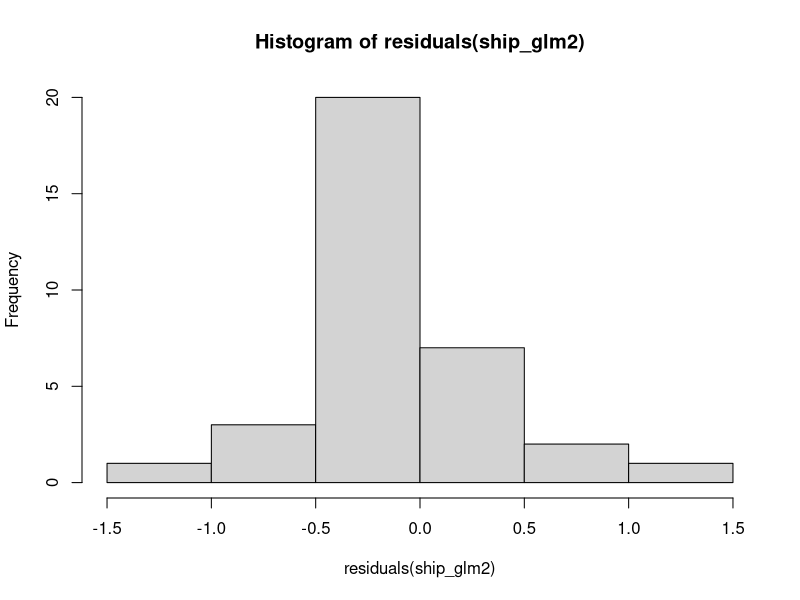
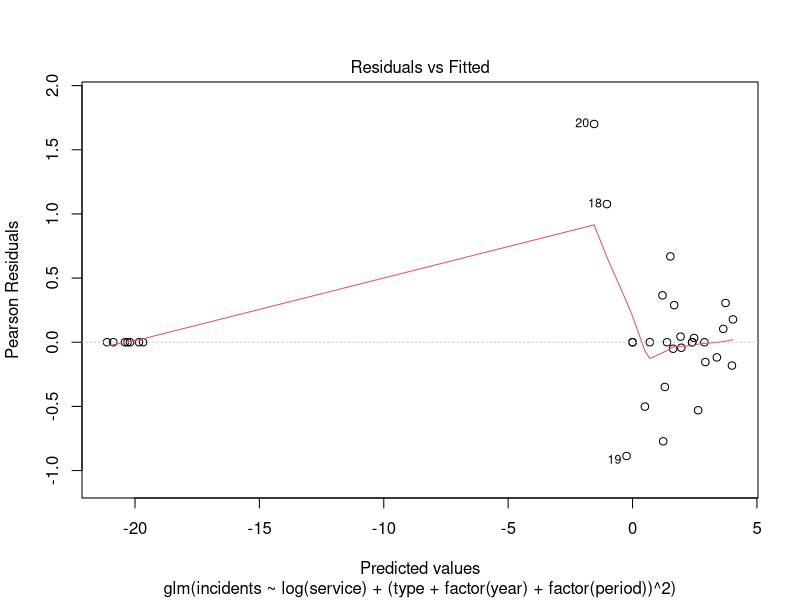
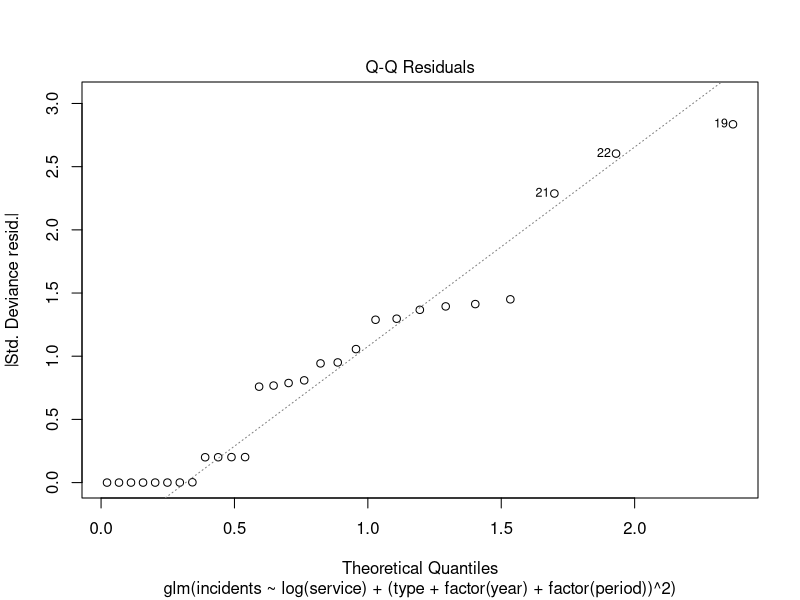
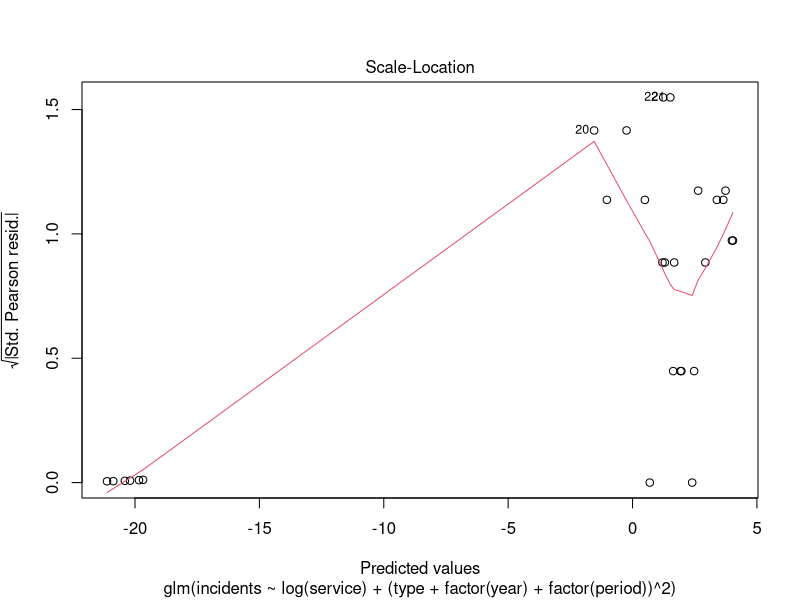
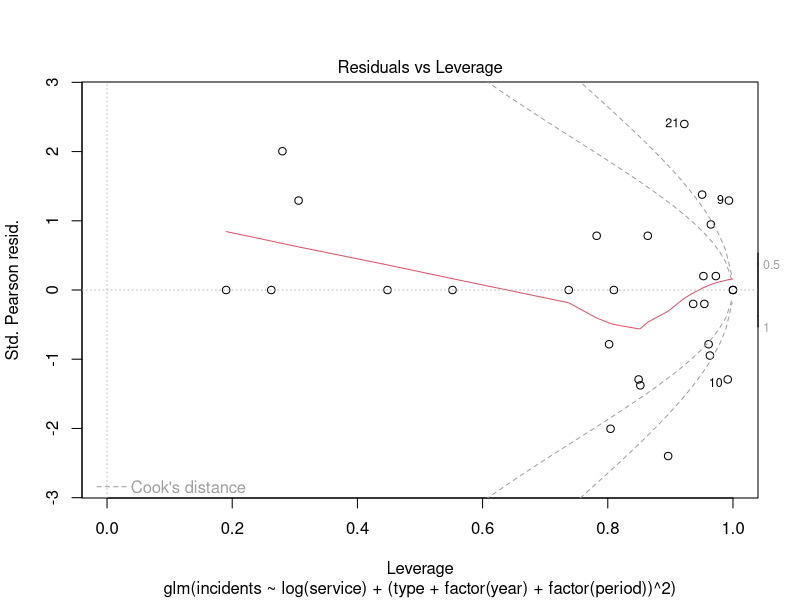
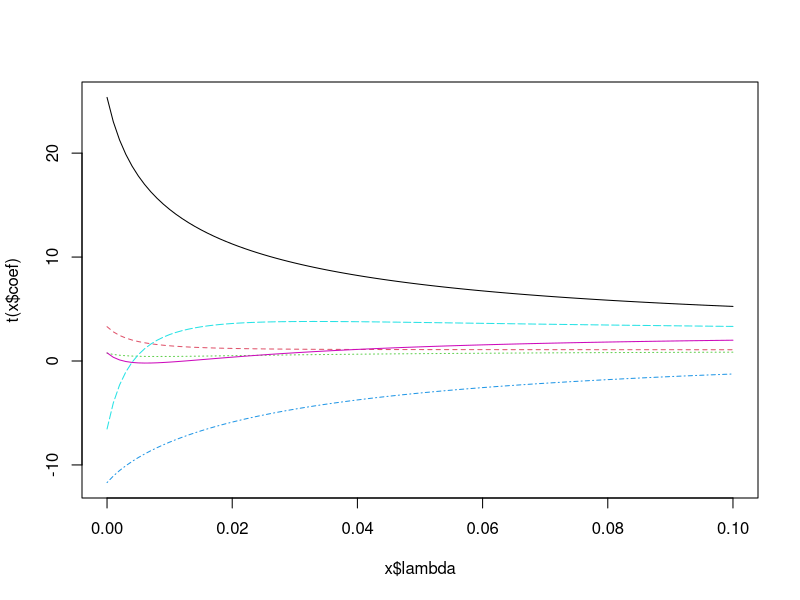

Source code (R) for these figures, in order:
## ---- chunk 1
#install.packages("MASS")
library(MASS)
ships

#remove zeroes from dataset
ship_data <- ships[ships$service !=0,]
ship_data
## ---- chunk 2
ship_glm1 <- glm(formula = incidents ~ log(service) + type + factor(year) + factor(period),
family=poisson, data= ship_data)

summary(ship_glm1)

#wald test:

abs(0.9027 - 1)/ (0.1018)
qnorm(.975)
## ---- chunk 3


ship_glm2 <- glm(formula = incidents ~ log(service) + (type + factor(year) + factor(period))^2, 
offset = log(service),
family=poisson, data= ship_data)

summary(ship_glm2)
## ---- chunk 4
hist(residuals(ship_glm2))
plot(ship_glm2)
## ---- chunk 5
ship_glm3 <- glm(formula = incidents ~ log(service) + type + factor(year) + factor(period),
offset = log(service),
family=poisson, data= ship_data)

summary(ship_glm3)
## ---- chunk 6
#quasi w/interactions
ship_glm2q <- glm(formula = incidents ~ log(service) + (type + factor(year) + factor(period))^2, 
offset = log(service),
family = quasipoisson(link = "log"), data= ship_data)

summary(ship_glm2q)

#quasi main effects

ship_glm3q <- glm(formula = incidents ~ log(service) + type + factor(year) + factor(period), offset = log(service),
family = quasipoisson(link = "log"), data= ship_data)

summary(ship_glm3q)
## ---- chunk 7
#?lm.ridge
library(MASS)
names(longley)[1] <- "y"
lm.ridge(y ~ ., longley)
plot(lm.ridge(y ~ ., longley,
              lambda = seq(0,0.1,0.001)))
select(lm.ridge(y ~ ., longley,
               lambda = seq(0,0.1,0.0001)))



